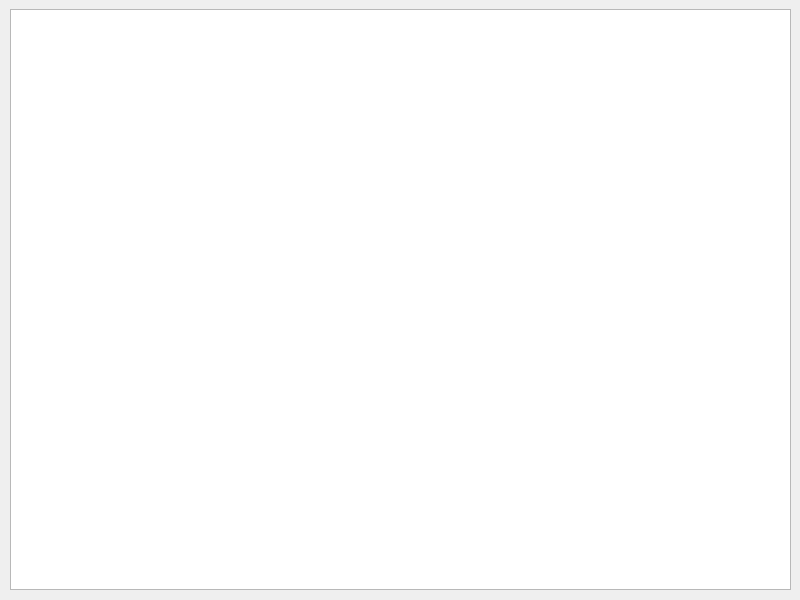
<?xml version="1.0" encoding="UTF-8"?>
<ui version="4.0">
 <class>New_Window</class>
 <widget class="QWidget" name="New_Window">
  <property name="geometry">
   <rect>
    <x>0</x>
    <y>0</y>
    <width>800</width>
    <height>600</height>
   </rect>
  </property>
  <property name="windowTitle">
   <string>Text editor</string>
  </property>
  <widget class="QPlainTextEdit" name="plainTextEdit">
   <property name="geometry">
    <rect>
     <x>10</x>
     <y>9</y>
     <width>781</width>
     <height>581</height>
    </rect>
   </property>
  </widget>
 </widget>
 <resources/>
 <connections/>
</ui>
